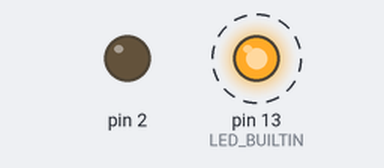
Bench run of a sketch on a simulated Arduino Uno, built with avr-gcc and run on an emulated ATmega328P. Parts: output pins drawn as LEDs (lit = HIGH). Dashed ring = blinking.

Above: at 0.1 s.
At 38.1 s:
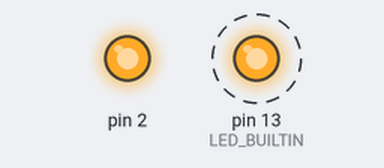
Timing chart, 0 to 40.0 s (numbered marks = the images above):
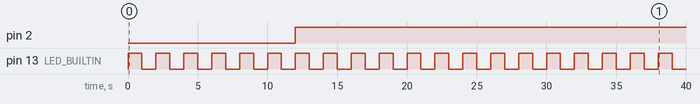

Measured:
- by itself, pin 2: LOW → HIGH at 12.0 s
- by itself, pin 13 (LED_BUILTIN): alternates HIGH for 1.0 s and LOW for 1.0 s

The sketch:

BlinkAndTurnOff.ino
```cpp
// (licence header left out)
void setup()
{
  pinMode(LED_BUILTIN, OUTPUT);
}

void loop()
{
  // Flash led few times to show that we are active
  for (int i=0; i <= 5; i++)
  {
    digitalWrite(LED_BUILTIN, HIGH);
    delay(1000);
    digitalWrite(LED_BUILTIN, LOW);
    delay(1000);
  }

  // Shut down Arduino
  pinMode(2, OUTPUT);
  digitalWrite(2, HIGH);
}
```
